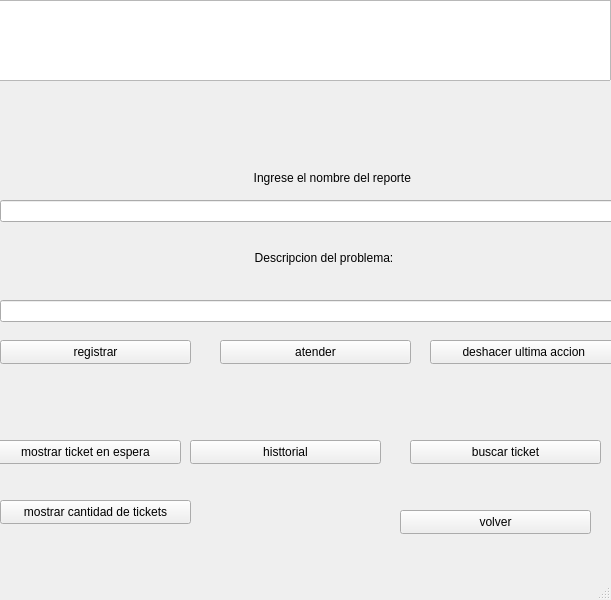
<?xml version="1.0" encoding="UTF-8"?>
<ui version="4.0">
 <class>MainWindow</class>
 <widget class="QMainWindow" name="MainWindow">
  <property name="geometry">
   <rect>
    <x>0</x>
    <y>0</y>
    <width>611</width>
    <height>600</height>
   </rect>
  </property>
  <property name="windowTitle">
   <string>MainWindow</string>
  </property>
  <widget class="QWidget" name="centralwidget">
   <widget class="QLineEdit" name="lineEdit">
    <property name="geometry">
     <rect>
      <x>0</x>
      <y>200</y>
      <width>782</width>
      <height>22</height>
     </rect>
    </property>
   </widget>
   <widget class="QLabel" name="label">
    <property name="geometry">
     <rect>
      <x>140</x>
      <y>170</y>
      <width>388</width>
      <height>16</height>
     </rect>
    </property>
    <property name="sizePolicy">
     <sizepolicy hsizetype="Preferred" vsizetype="Fixed">
      <horstretch>0</horstretch>
      <verstretch>0</verstretch>
     </sizepolicy>
    </property>
    <property name="text">
     <string>Ingrese el nombre del reporte </string>
    </property>
    <property name="alignment">
     <set>Qt::AlignCenter</set>
    </property>
   </widget>
   <widget class="QLabel" name="label_2">
    <property name="geometry">
     <rect>
      <x>130</x>
      <y>250</y>
      <width>388</width>
      <height>16</height>
     </rect>
    </property>
    <property name="sizePolicy">
     <sizepolicy hsizetype="Preferred" vsizetype="Fixed">
      <horstretch>0</horstretch>
      <verstretch>0</verstretch>
     </sizepolicy>
    </property>
    <property name="text">
     <string>Descripcion del problema:</string>
    </property>
    <property name="alignment">
     <set>Qt::AlignCenter</set>
    </property>
   </widget>
   <widget class="QLineEdit" name="lineEdit_2">
    <property name="geometry">
     <rect>
      <x>0</x>
      <y>300</y>
      <width>782</width>
      <height>22</height>
     </rect>
    </property>
   </widget>
   <widget class="QPushButton" name="registrar">
    <property name="geometry">
     <rect>
      <x>0</x>
      <y>340</y>
      <width>191</width>
      <height>24</height>
     </rect>
    </property>
    <property name="text">
     <string>registrar</string>
    </property>
   </widget>
   <widget class="QPushButton" name="atender">
    <property name="geometry">
     <rect>
      <x>220</x>
      <y>340</y>
      <width>191</width>
      <height>24</height>
     </rect>
    </property>
    <property name="text">
     <string>atender</string>
    </property>
   </widget>
   <widget class="QPushButton" name="deshacer">
    <property name="geometry">
     <rect>
      <x>430</x>
      <y>340</y>
      <width>191</width>
      <height>24</height>
     </rect>
    </property>
    <property name="text">
     <string>deshacer ultima accion </string>
    </property>
   </widget>
   <widget class="QPushButton" name="mostrar_espera">
    <property name="geometry">
     <rect>
      <x>-10</x>
      <y>440</y>
      <width>191</width>
      <height>24</height>
     </rect>
    </property>
    <property name="text">
     <string>mostrar ticket en espera</string>
    </property>
   </widget>
   <widget class="QPushButton" name="historial">
    <property name="geometry">
     <rect>
      <x>190</x>
      <y>440</y>
      <width>191</width>
      <height>24</height>
     </rect>
    </property>
    <property name="text">
     <string>histtorial</string>
    </property>
   </widget>
   <widget class="QPushButton" name="buscar">
    <property name="geometry">
     <rect>
      <x>410</x>
      <y>440</y>
      <width>191</width>
      <height>24</height>
     </rect>
    </property>
    <property name="text">
     <string>buscar ticket</string>
    </property>
   </widget>
   <widget class="QPushButton" name="mostrar">
    <property name="geometry">
     <rect>
      <x>0</x>
      <y>500</y>
      <width>191</width>
      <height>24</height>
     </rect>
    </property>
    <property name="text">
     <string>mostrar cantidad de tickets</string>
    </property>
   </widget>
   <widget class="QTextEdit" name="pantalla_salida">
    <property name="geometry">
     <rect>
      <x>-10</x>
      <y>0</y>
      <width>621</width>
      <height>81</height>
     </rect>
    </property>
   </widget>
   <widget class="QPushButton" name="volver">
    <property name="geometry">
     <rect>
      <x>400</x>
      <y>510</y>
      <width>191</width>
      <height>24</height>
     </rect>
    </property>
    <property name="text">
     <string>volver</string>
    </property>
   </widget>
  </widget>
  <widget class="QStatusBar" name="statusbar"/>
 </widget>
 <resources/>
 <connections/>
</ui>
